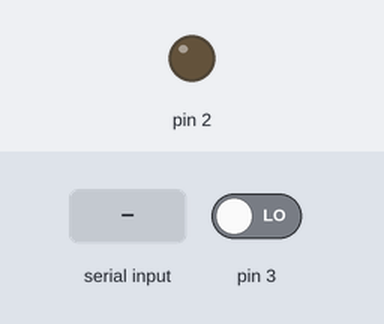
Recording of a sketch running on a simulated Arduino Uno, built with avr-gcc and run on an emulated ATmega328P. On the bench: output pins drawn as LEDs (lit = HIGH). The inputs (shaded band) are chosen by the test bench; at power-on: pin 3 LOW. What the sketch prints to the serial monitor is not drawn.

Above: at 1.2 s.
1.3 s: "1" received over Serial
At 3.5 s:
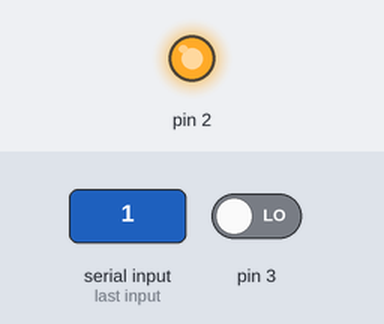
3.8 s: "0" received over Serial
At 5.7 s:
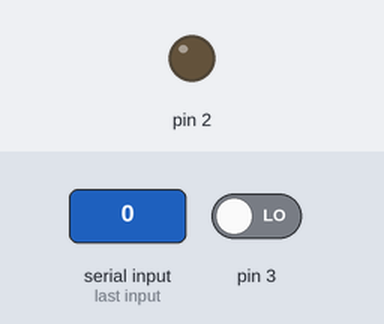
Timing chart, 0 to 7.2 s (numbered marks = the images above; inputs shaded):
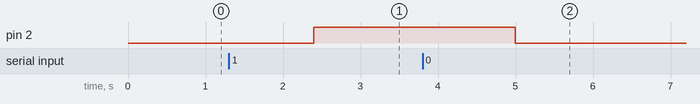

Measured:
- after the input at 1.3 s, pin 2: LOW → HIGH after 1.1 s
- after the input at 3.8 s, pin 2: HIGH → LOW after 1.2 s

The sketch:

Controller.ino
```cpp
void setup() {
  // put your setup code here, to run once:
  Serial.begin(9600);
  pinMode(2, OUTPUT);
  pinMode(3, INPUT);
}

const int BUFFER_SIZE = 50;
char buf[BUFFER_SIZE];

void loop() {
  // put your main code here, to run repeatedly:

  // Reading in data from the game project

  if (Serial.available() > 0) {
    int len = Serial.readBytes(buf, BUFFER_SIZE);

    if (buf[0] == '0') {
      digitalWrite(2, LOW);
    }
    else if (buf[0] == '1') {
      digitalWrite(2, HIGH);
    }
  }

  // Sending data to the game project

  Serial.println(digitalRead(3));

  delay(200);
}
```
